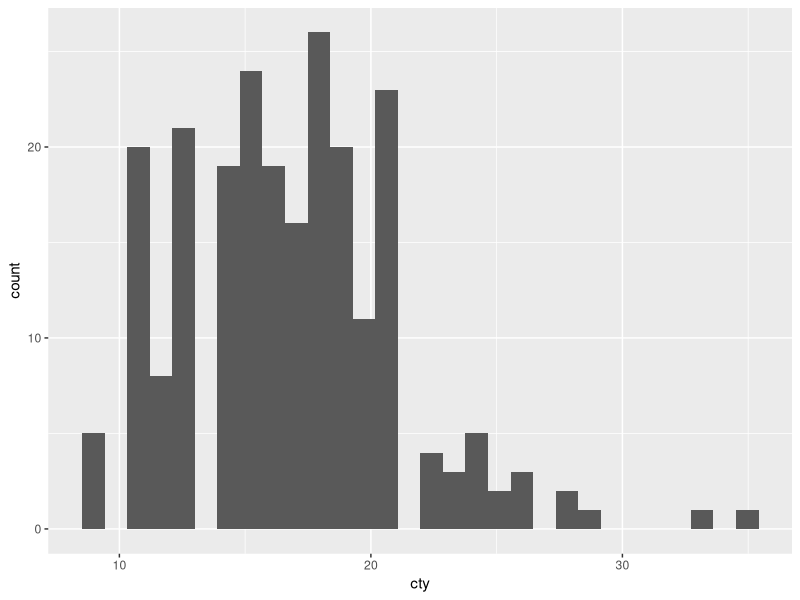
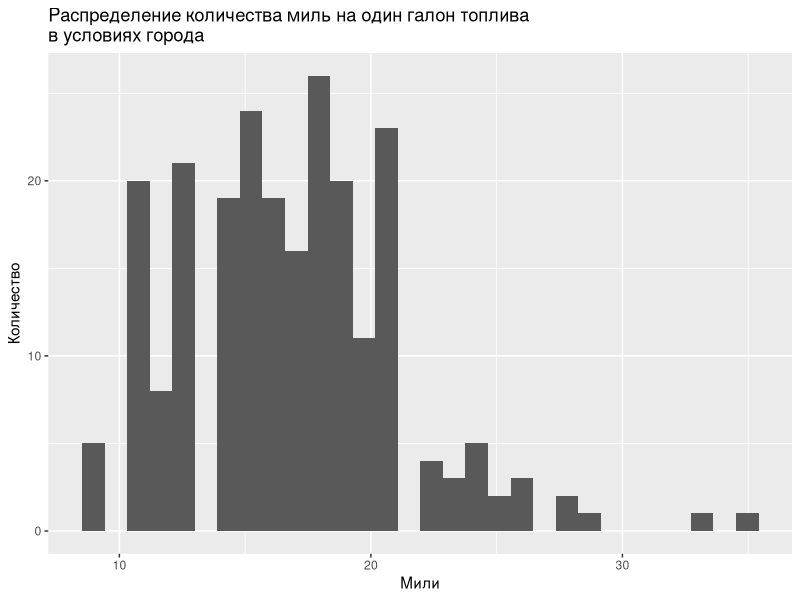
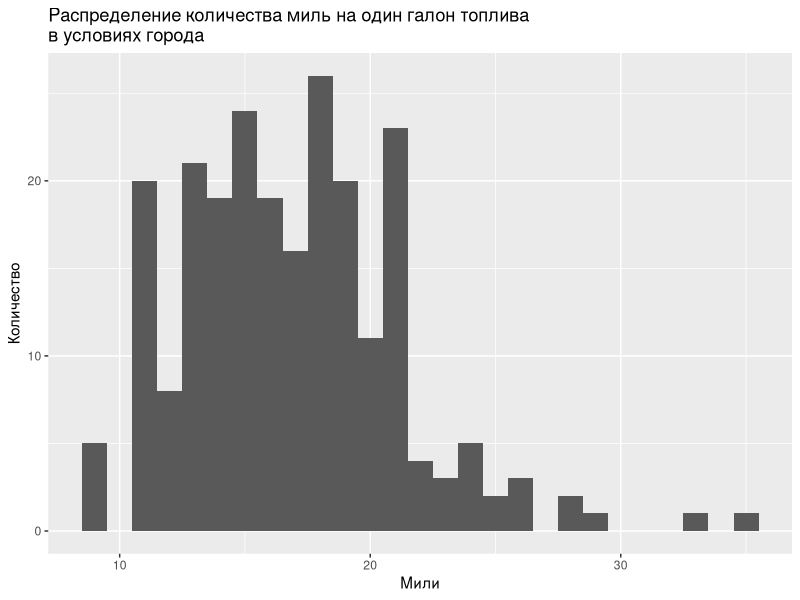
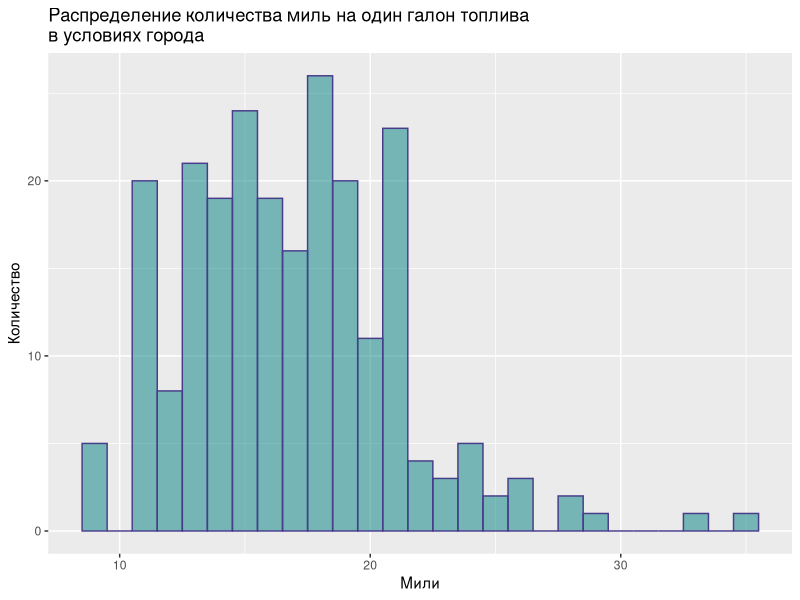
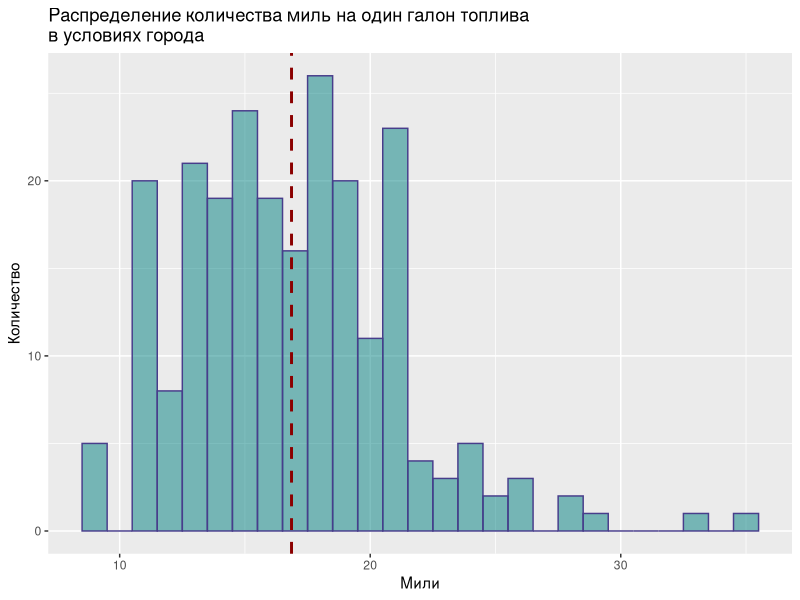
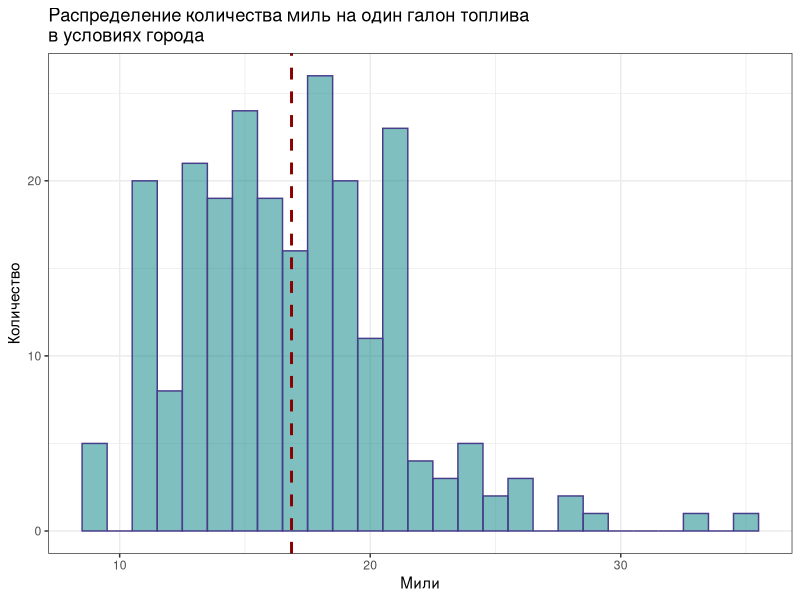
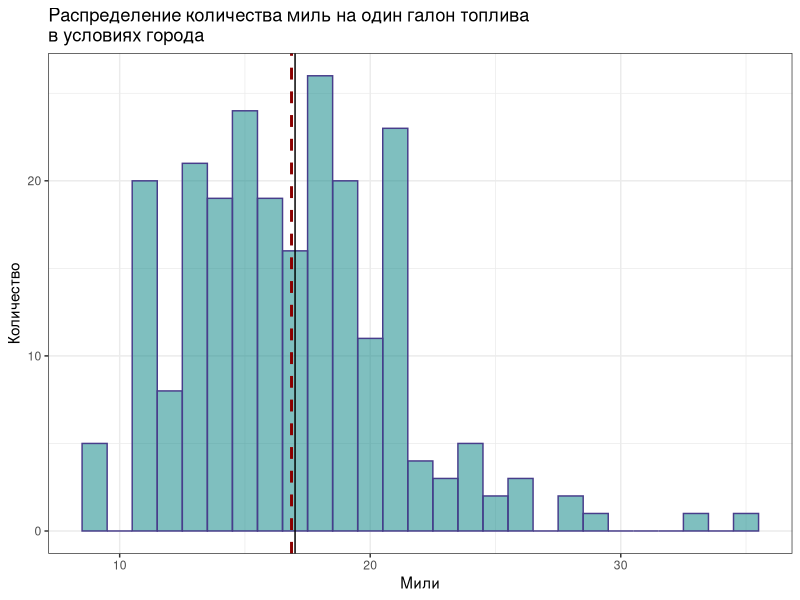
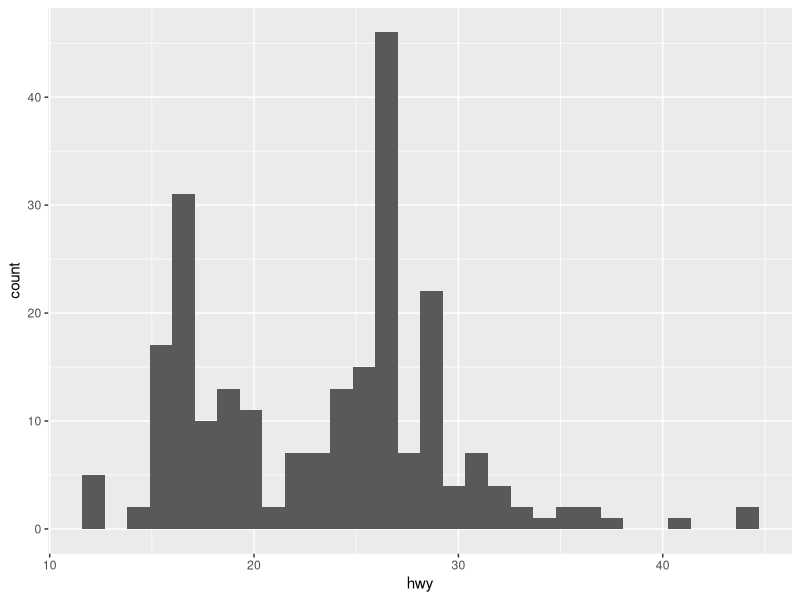

Source code (R) for these figures, in order:
## ---- chunk 1
library(ggplot2)
data(mpg)
head(mpg, n = 3) #смотрим на первые три наблюдения, представленные в базе данных
help(mpg) #получаем дополнительную информацию по базе данных
## ---- chunk 2
class(mpg$cty) #проверяем класс переменной
#данная переменная является числовой, поэтому можно использовать ее для построения гистограммы
## ---- chunk 3
ggplot() +
  geom_histogram(data = mpg, mapping = aes(x = cty))
## ---- chunk 4
ggplot() +
  geom_histogram(data = mpg, aes(x = cty)) + 
  ggtitle("Распределение количества миль на один галон топлива\nв условиях города") + 
  xlab("Мили") + 
  ylab("Количество")
## ---- chunk 5
ggplot() +
  geom_histogram(data = mpg, aes(x = cty), binwidth = 1) + 
  ggtitle("Распределение количества миль на один галон топлива\nв условиях города") + 
  xlab("Мили") + 
  ylab("Количество")
## ---- chunk 6
ggplot() +
  geom_histogram(data = mpg, aes(x = cty), binwidth = 1, fill="#008080", col="#483D8B", alpha = 0.5)  + 
  ggtitle("Распределение количества миль на один галон топлива\nв условиях города") + 
  xlab("Мили") + 
  ylab("Количество")
## ---- chunk 7
ggplot() +
  geom_histogram(data = mpg, aes(x = cty), binwidth = 1, fill="#008080", col="#483D8B", alpha = 0.5)  + 
  ggtitle("Распределение количества миль на один галон топлива\nв условиях города") + 
  xlab("Мили") + 
  ylab("Количество") +
  geom_vline(aes(xintercept = mean(mpg$cty)), linetype="dashed", color="#8B0000", size=1) 
## ---- chunk 8
ggplot() +
  geom_histogram(data = mpg, aes(x = cty), binwidth = 1, fill="#008080", col="#483D8B", alpha = 0.5)  + 
  ggtitle("Распределение количества миль на один галон топлива\nв условиях города") + 
  xlab("Мили") + 
  ylab("Количество") +
  geom_vline(aes(xintercept = mean(mpg$cty)), linetype="dashed", color="#8B0000", size=1) + 
  theme_bw()
## ---- chunk 9
ggplot() +
  geom_histogram(data = mpg, aes(x = cty), binwidth = 1, fill="#008080", col="#483D8B", alpha = 0.5)  + 
  ggtitle("Распределение количества миль на один галон топлива\nв условиях города") + 
  xlab("Мили") + 
  ylab("Количество") +
  geom_vline(aes(xintercept = mean(mpg$cty)), linetype="dashed", color="#8B0000", size=1) +
  geom_vline(aes(xintercept = median(mpg$cty))) + 
  theme_bw()
## ---- chunk 10
ggplot() +
  geom_histogram(data = mpg, aes(x = hwy))
## ---- chunk 11
Mode <- function(x) {
ux <- unique(x)
ux[which.max(tabulate(match(x, ux)))]
}
## ---- chunk 12
ggplot() +
  geom_histogram(data = mpg, aes(x = hwy), binwidth = 1, fill="#6495ED", col="#00008B", alpha = 0.5)  + 
  ggtitle("Распределение количества миль на один галон топлив\nв условиях шоссе") + 
  xlab("Мили") + 
  ylab("Количество") +
  geom_vline(aes(xintercept = mean(mpg$hwy)), linetype="dashed", color="#8B0000", size=1) +
  geom_vline(aes(xintercept = median(mpg$hwy)), linetype="dotted", color="#8B0000", size=1) + 
  geom_vline(aes(xintercept = median(mpg$hwy)), linetype="solid", color="#A9A9A9", size=1) + 
  theme_bw()
## ---- chunk 13
ggplot() +
  geom_bar(data = mpg, aes(x = class))
## ---- chunk 14
ggplot() +
  geom_bar(data = mpg, aes(x = class, fill=drv)) +
  xlab("Класс автомобиля") +
  ylab("Количество") +
  ggtitle("Количество классов автомобилей\nдля различных групп привода")
## ---- chunk 15
ggplot() +
  geom_bar(data = mpg, aes(x = class, fill=drv), position = "dodge") +
  xlab("Класс автомобиля") +
  ylab("Количество") +
  ggtitle("Количество классов автомобилей\nдля различных групп привода")
## ---- chunk 16
ggplot() +
  geom_bar(data = mpg, aes(x = class, fill=drv), position = "dodge") +
  xlab("Класс автомобиля") +
  ylab("Количество") +
  ggtitle("Количество классов автомобилей\nдля различных типов привода") +
  scale_fill_brewer(name = "Тип\nпривода", palette = "Set2") +
  theme_bw()
## ---- chunk 17
ggplot() +
  geom_bar(data = mpg, aes(x = class, y = cty), stat = "identity", fill = "#9400D3", alpha = 0.5) +
  xlab("Класс автомобиля") +
  ylab("Мили на галон") +
  ggtitle("Количество миль на галон в городе\nдля различных классов автомобилей") + 
  theme_bw()
## ---- chunk 18
g <- ggplot() +
  geom_bar(data = mpg, aes(x = fl, y = hwy), stat = "identity")
## ---- chunk 19
ggplot() +
  geom_bar(data = mpg, aes(x = class, y=cty, fill=fl), position = "dodge", stat = "identity") +
  xlab("Класс автомобиля") +
  ylab("Миль на галон") +
  ggtitle("Расход топлива в городе\nдля различных классов машин\nс разными потребляемыми типами топлива") +
  scale_fill_brewer(name = "Тип\nтоплива", palette = "Dark2") +
  theme_bw()
